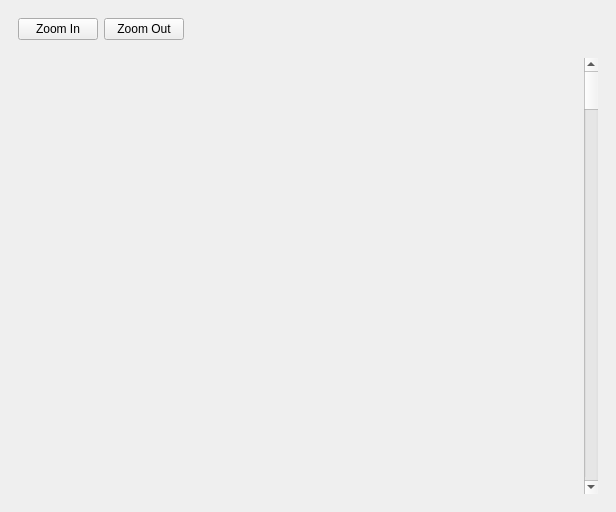
<?xml version="1.0" encoding="UTF-8"?>
<ui version="4.0">
 <class>DicomImageViewer</class>
 <widget class="QWidget" name="DicomImageViewer">
  <property name="geometry">
   <rect>
    <x>0</x>
    <y>0</y>
    <width>616</width>
    <height>512</height>
   </rect>
  </property>
  <property name="windowTitle">
   <string>Form</string>
  </property>
  <layout class="QVBoxLayout" name="verticalLayout">
   <property name="spacing">
    <number>0</number>
   </property>
   <property name="leftMargin">
    <number>9</number>
   </property>
   <property name="topMargin">
    <number>9</number>
   </property>
   <property name="rightMargin">
    <number>9</number>
   </property>
   <property name="bottomMargin">
    <number>9</number>
   </property>
   <item alignment="Qt::AlignLeft">
    <widget class="QWidget" name="m_iconContainerWidget" native="true">
     <property name="sizePolicy">
      <sizepolicy hsizetype="Preferred" vsizetype="Fixed">
       <horstretch>0</horstretch>
       <verstretch>0</verstretch>
      </sizepolicy>
     </property>
     <layout class="QHBoxLayout" name="horizontalLayout">
      <item>
       <widget class="QPushButton" name="m_btnZoomIn">
        <property name="text">
         <string>Zoom In</string>
        </property>
       </widget>
      </item>
      <item>
       <widget class="QPushButton" name="m_btnZoomOut">
        <property name="text">
         <string>Zoom Out</string>
        </property>
       </widget>
      </item>
     </layout>
    </widget>
   </item>
   <item>
    <widget class="QWidget" name="m_viewContainer" native="true">
     <property name="sizePolicy">
      <sizepolicy hsizetype="Ignored" vsizetype="Ignored">
       <horstretch>0</horstretch>
       <verstretch>0</verstretch>
      </sizepolicy>
     </property>
     <layout class="QHBoxLayout" name="horizontalLayout_2">
      <item>
       <widget class="QLabel" name="m_labelImageViewer">
        <property name="sizePolicy">
         <sizepolicy hsizetype="Preferred" vsizetype="Preferred">
          <horstretch>0</horstretch>
          <verstretch>0</verstretch>
         </sizepolicy>
        </property>
        <property name="text">
         <string/>
        </property>
       </widget>
      </item>
      <item>
       <widget class="QScrollBar" name="m_scrollBarImage">
        <property name="sizePolicy">
         <sizepolicy hsizetype="Fixed" vsizetype="Preferred">
          <horstretch>0</horstretch>
          <verstretch>0</verstretch>
         </sizepolicy>
        </property>
        <property name="orientation">
         <enum>Qt::Vertical</enum>
        </property>
       </widget>
      </item>
     </layout>
    </widget>
   </item>
  </layout>
 </widget>
 <resources/>
 <connections/>
</ui>
